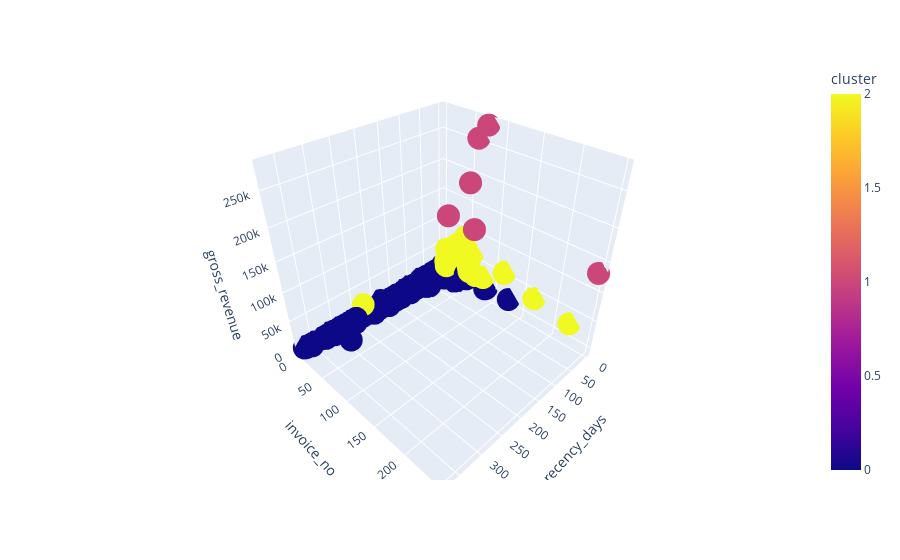

Here is the notebook cell this chart was saved with:
### Code cell
fig = px.scatter_3d(df9, x = 'recency_days', y = 'invoice_no', z = 'gross_revenue', color = 'cluster')
fig.show()

### Figure 1 — Plotly figure (JSON) as saved in the notebook; plotly's stock layout.template omitted (floating-point values rounded to 4 significant figures; data arrays with more than 128 entries replaced by an {"elided": "..."} marker saying what was removed)
{"data": [{"hovertemplate": "recency_days=%{x}<br>invoice_no=%{y}<br>gross_revenue=%{z}<br>cluster=%{marker.color}<extra></extra>", "legendgroup": "", "marker": {"color": {"elided": "4372 int values"}, "coloraxis": "coloraxis", "symbol": "circle"}, "mode": "markers", "name": "", "scene": "scene", "showlegend": false, "type": "scatter3d", "x": {"elided": "4372 int values"}, "y": {"elided": "4372 int values"}, "z": {"elided": "4372 float values"}}], "layout": {"coloraxis": {"colorbar": {"title": {"text": "cluster"}}, "colorscale": [[0, "#0d0887"], [0.1111, "#46039f"], [0.2222, "#7201a8"], [0.3333, "#9c179e"], [0.4444, "#bd3786"], [0.5556, "#d8576b"], [0.6667, "#ed7953"], [0.7778, "#fb9f3a"], [0.8889, "#fdca26"], [1, "#f0f921"]]}, "legend": {"tracegroupgap": 0}, "margin": {"t": 60}, "scene": {"domain": {"x": [0, 1], "y": [0, 1]}, "xaxis": {"title": {"text": "recency_days"}}, "yaxis": {"title": {"text": "invoice_no"}}, "zaxis": {"title": {"text": "gross_revenue"}}}}}
